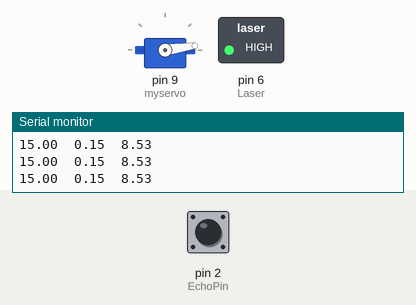
Bench run of a sketch on a simulated Arduino Uno, built with avr-gcc and run on an emulated ATmega328P. On the bench: servo, switched loads named in the sketch (green lamp = pin HIGH), the last lines printed to the serial monitor. Dashed ring = blinking. The test bench sets the inputs (shaded band); at power-on: pin 2 (EchoPin) HIGH. Pins used as bus, display or sensor lines are not drawn.

Above: at 1.2 s.
1.3 s: pin 2 (EchoPin) pulsed LOW 2 times (0.12 s each, 0.3 s apart)
At 1.73 s:
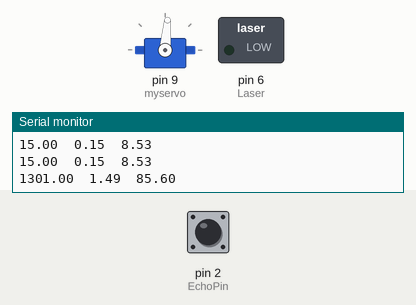
Timing chart, 0 to 4.3 s (numbered marks = the images above; inputs shaded):
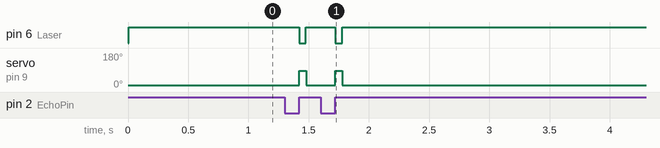

Measured:
- after the input at 1.3 s, pin 6 (Laser): alternates HIGH for 0.24 s and LOW for 0.06 s, 4 changes in all, then stays HIGH, starting after 0.12 s; servo on pin 9 (myservo): 8° → 87° after 0.12 s, → 8° 0.06 s later, → 85° 0.24 s later, → 8° 0.06 s later

The sketch:

VernierLaserTrackerAutoOn.ino
```cpp
#include <Servo.h>

/*VernierLaserTrackerAutoOn  (v 2014.12)
Monitors the position of an object using a Vernier Motion Detector
and then aims a laser pointer mounted on a servo motor at the object.
This version also turns on the laser pointer when an object is
detected within 120 cm of Motion Detector. This requires a hard
wired laser pointer!

Because of the use of a trig function (arctangent) in the calculations,
this sketch requires the math.h library. It also requires the servo library.

See www.vernier.com/arduino for more information.
 */
#include <math.h>
#include <Servo.h>
Servo myservo;  // create servo object to control a servo
long time;// clock reading in microseconds
long Duration; // time it take echo to return
const int SpeedOfSound = 344; //in m/s
double Distance;// in centimeters
int val = 0;
int laserval = 0;
const int TriggerPin = 3; //trigger pin
const int EchoPin = 2;// echo pin
const int Laser = 6;//laser pin
int Range=100; //distance in cm from Laser Pointer/Servo motor to Motion Detector
void setup()
{
  myservo.attach(9);  // attaches the servo on pin 9 to the servo object
  // initialize the Ping pin as an output:
  pinMode(TriggerPin, OUTPUT);
  pinMode(EchoPin, INPUT); //this is the pin that goes high when an echo is received
  pinMode(Laser, OUTPUT); //this pin goes high to turn laser on
  // initialize serial communication at 9600 bits per second:
  Serial.begin(9600);
  Serial.println(" ");
  Serial.print("Distance");
  Serial.print("\t"); //tab character
  Serial.print ("Angle");
    Serial.print("\t"); //tab character
  Serial.println ("Angle");
  Serial.print("centimeters");
  Serial.print("\t"); // tab character
  Serial.print ("radians");
  Serial.print("\t"); // tab character
  Serial.println ("degrees");
}
void loop()
{
  float ArcTan=0;
  double Angle =0;
  float Degrees;
  int ServoSetting;
  digitalWrite(TriggerPin, LOW);
  delayMicroseconds(4000);
  digitalWrite(TriggerPin, HIGH); // start the ultrasound pulse
  time = micros(); //note time
  delayMicroseconds(900); //delay during the blanking time
  do
  {
    val =digitalRead(EchoPin);
    // if no echo, repeat loop and wait:
  }
  while (val == LOW) ;
    Duration =micros() - time;
  /* The speed of sound is 344 m/s.
  The ultrasound travels out and back, so to find the distance of the
  object we take half of the distance traveled.*/
  Distance= Duration *SpeedOfSound/2/10000 ;// note convert to cm
  if (Distance < 120)
{
 digitalWrite(Laser, HIGH);// if closest item is within 120 cm it turns laser on
}
else
{
digitalWrite(Laser, LOW);
}
  Serial.print(Distance);
  Serial.print("\t"); // tab character
  ArcTan = atan(Distance/Range);
  Serial.print(ArcTan);
  Serial.print("\t"); // tab character
  Degrees= ArcTan*57.29578; //convert radians to degrees
  Serial.println(Degrees);
  ServoSetting =Degrees;
  myservo.write(ServoSetting); // sets the servo position according to the scaled value
  delay(50); //delay a bit
}
```
